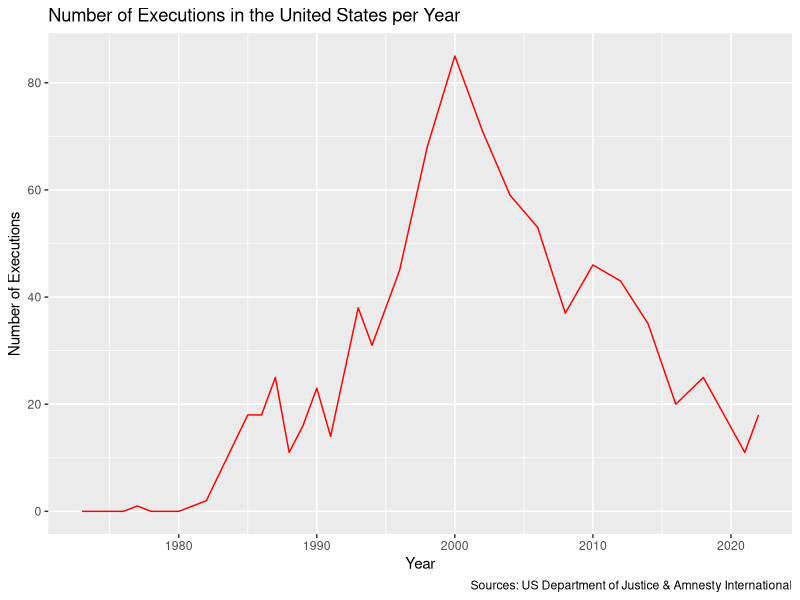
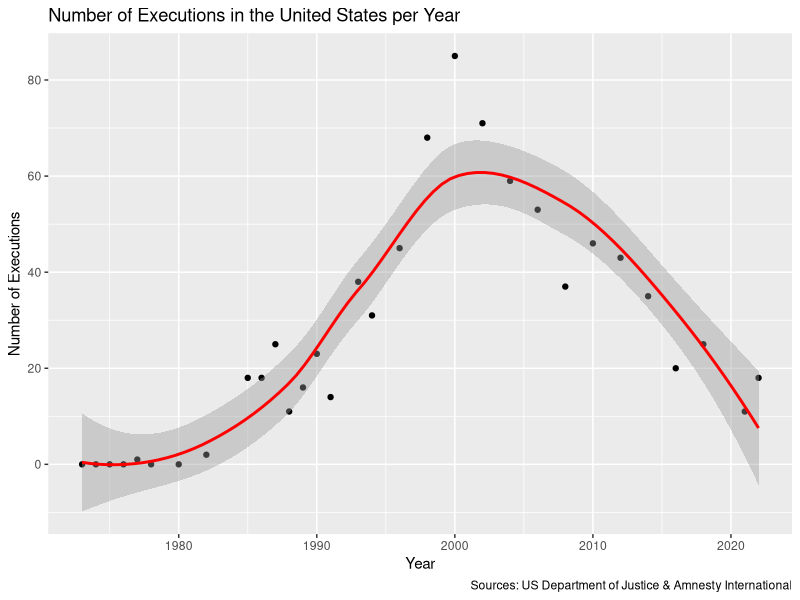

Recreate these plots in R, in order. (Note: this script raises an error after producing the figures.)
## ---- chunk 1
library(tidyverse)
library(dplyr)
cappun <- read_csv("cappun3.csv")

cappun_plot_1 <- ggplot(data = cappun, mapping = aes(x = Year, y = Number_Executions)) + geom_line(color = "red") +
  labs(x = "Year", y = "Number of Executions", title = "Number of Executions in the United States per Year", caption = "Sources: US Department of Justice & Amnesty International")

cappun_plot_2 <- ggplot(data = cappun,
mapping = aes(x = Year, y = Number_Executions)) +
geom_point() +
geom_smooth(color = "red") +
  labs(x = "Year", y = "Number of Executions", title = "Number of Executions in the United States per Year", caption = "Sources: US Department of Justice & Amnesty International")

cappun_plot_1
cappun_plot_2
## ---- chunk 2
cappun_plot_3 <- ggplot(data = cappun3, mapping = aes(x = Year, y = Percent_Support)) + geom_line() +
  labs(x = "Year", y = "Percent in Favor", title = "% of Americans in Favor of Capital Punishment for Homicide by Year", caption = "Source: General Social Survey")

cappun_plot_4 <- ggplot(data = cappun,
mapping = aes(x = Year, y = Percent_Support)) +
geom_point() +
geom_smooth(color = "black") +
    labs(x = "Year", y = "Percent in Favor", title = "% of Americans in Favor of Capital Punishment for Homicide by Year", caption = "Source: General Social Survey")

cappun_plot_3
cappun_plot_4
## ---- chunk 3
cappun_plot_5 <- ggplot(data = cappun3,
mapping = aes(x = Percent_Support, y = Number_Executions)) +
geom_point() +
geom_smooth(color = "Blue") +
  labs(x = "Percent in Favor", y = "Number of Executions", title = "Number of Executions vs. Support for Capital Punishment", caption = "Sources: General Social Survey, US Department of Justice, and Amnesty International")

cappun_plot_5
cor(cappun$Percent_Support, cappun$Number_Executions)
## ---- chunk 4
library(tidyverse)
library(dplyr)
cappun3 <- read_csv("cappun3.csv")
cappun3

cappun_plot_6 <- ggplot(data = cappun3,
mapping = aes(y = Percent_Support, x = Number_Exonerations)) +
geom_point() +
geom_smooth(color = "Blue")

cappun_plot_6
cor(cappun3$Number_Exonerations, cappun3$Percent_Support)

cappun_plot_7 <- ggplot(data = cappun3,
mapping = aes(y = Number_Executions, x = Number_Exonerations)) +
geom_point() +
geom_smooth(color = "Blue")
cappun_plot_7

cor(cappun3$Number_Exonerations, cappun3$Number_Executions)
## ---- chunk 5
library(tidyverse)
library(dplyr)

cappun_table <- read_csv("cappun3.csv")
  lm(Number_Executions ~ Number_Exonerations, data = cappun3)

library(broom)
coef(cappun_table)
  
  knitr::kable(cappun_table)
